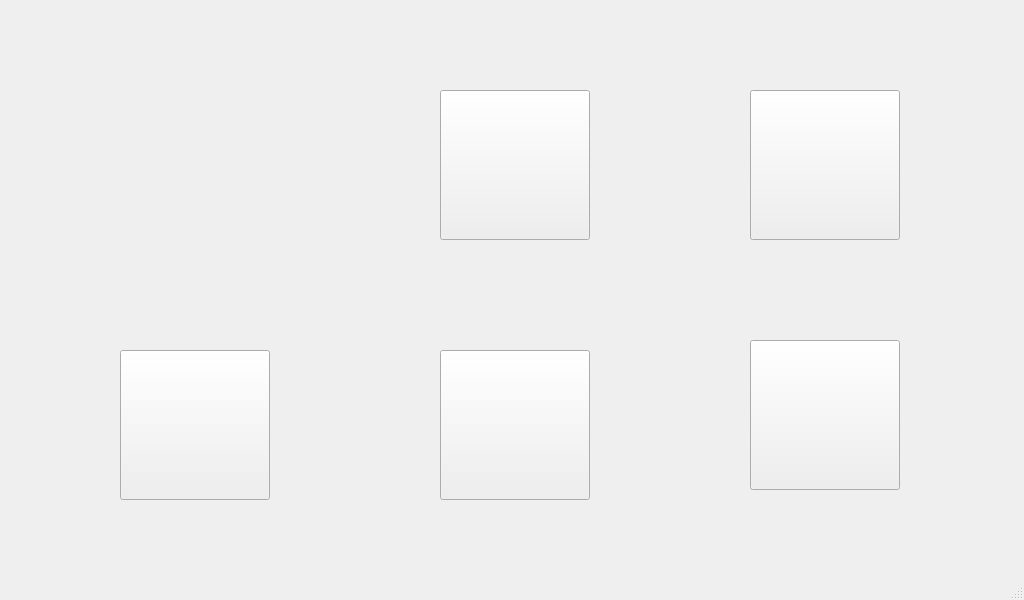
<?xml version="1.0" encoding="UTF-8"?>
<ui version="4.0">
 <class>MainWindow</class>
 <widget class="QMainWindow" name="MainWindow">
  <property name="geometry">
   <rect>
    <x>0</x>
    <y>0</y>
    <width>1024</width>
    <height>600</height>
   </rect>
  </property>
  <property name="maximumSize">
   <size>
    <width>1024</width>
    <height>600</height>
   </size>
  </property>
  <property name="windowTitle">
   <string>MainWindow</string>
  </property>
  <property name="styleSheet">
   <string notr="true">QMainWindow { border-image: url(:/images/1.png); }</string>
  </property>
  <widget class="QWidget" name="centralwidget">
   <widget class="QPushButton" name="pushButton">
    <property name="geometry">
     <rect>
      <x>120</x>
      <y>350</y>
      <width>150</width>
      <height>150</height>
     </rect>
    </property>
    <property name="styleSheet">
     <string notr="true">QPushButton { border-image: url(:/images/Video1.png) }
</string>
    </property>
    <property name="text">
     <string/>
    </property>
   </widget>
   <widget class="QPushButton" name="pushButton_2">
    <property name="geometry">
     <rect>
      <x>440</x>
      <y>350</y>
      <width>150</width>
      <height>150</height>
     </rect>
    </property>
    <property name="styleSheet">
     <string notr="true">QPushButton { border-image: url(:/images/Music.png) }</string>
    </property>
    <property name="text">
     <string/>
    </property>
   </widget>
   <widget class="QPushButton" name="pushButton_3">
    <property name="geometry">
     <rect>
      <x>750</x>
      <y>340</y>
      <width>150</width>
      <height>150</height>
     </rect>
    </property>
    <property name="styleSheet">
     <string notr="true">QPushButton { border-image: url(:/images/Weather.png) }</string>
    </property>
    <property name="text">
     <string/>
    </property>
   </widget>
   <widget class="QPushButton" name="pushButton_4">
    <property name="geometry">
     <rect>
      <x>750</x>
      <y>90</y>
      <width>150</width>
      <height>150</height>
     </rect>
    </property>
    <property name="styleSheet">
     <string notr="true">QPushButton { border-image: url(:/images/environment.png) }</string>
    </property>
    <property name="text">
     <string/>
    </property>
   </widget>
   <widget class="QPushButton" name="pushButton_5">
    <property name="geometry">
     <rect>
      <x>440</x>
      <y>90</y>
      <width>150</width>
      <height>150</height>
     </rect>
    </property>
    <property name="styleSheet">
     <string notr="true">QPushButton { border-image: url(:/images/gps.png) }</string>
    </property>
    <property name="text">
     <string/>
    </property>
   </widget>
   <widget class="QWidget" name="">
    <property name="geometry">
     <rect>
      <x>30</x>
      <y>100</y>
      <width>321</width>
      <height>141</height>
     </rect>
    </property>
    <layout class="QVBoxLayout" name="verticalLayout">
     <item>
      <widget class="QLabel" name="datelable">
       <property name="styleSheet">
        <string notr="true">font: 75 20pt &quot;Agency FB&quot;;
font-weight: bold;
color: rgb(0, 0, 0);</string>
       </property>
       <property name="text">
        <string/>
       </property>
       <property name="alignment">
        <set>Qt::AlignCenter</set>
       </property>
      </widget>
     </item>
     <item>
      <widget class="QLabel" name="timelable">
       <property name="styleSheet">
        <string notr="true">font: 75 20pt &quot;Agency FB&quot;;
color: rgb(0, 0, 0);
font-weight: bold;
</string>
       </property>
       <property name="text">
        <string/>
       </property>
       <property name="alignment">
        <set>Qt::AlignCenter</set>
       </property>
      </widget>
     </item>
    </layout>
   </widget>
  </widget>
  <widget class="QMenuBar" name="menubar">
   <property name="geometry">
    <rect>
     <x>0</x>
     <y>0</y>
     <width>1024</width>
     <height>28</height>
    </rect>
   </property>
  </widget>
  <widget class="QStatusBar" name="statusbar"/>
 </widget>
 <resources/>
 <connections/>
</ui>
